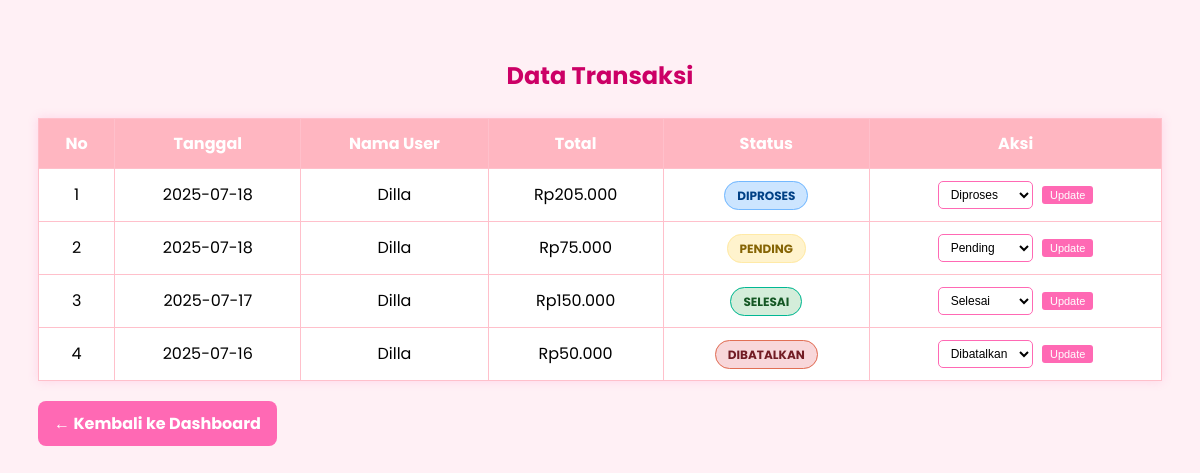
Screenshot of /admin/data_transaksi.php (signed in) with the database file from the repository.
### tables this page shows
CREATE TABLE transaksi (
    id_transaksi INT AUTO_INCREMENT PRIMARY KEY,
    id_user INT,
    tanggal DATE NOT NULL,
    total INT NOT NULL,
    status ENUM('pending','diproses','selesai','dibatalkan') DEFAULT 'pending',
    FOREIGN KEY (id_user) REFERENCES users(id)
);

CREATE TABLE users (
    id INT AUTO_INCREMENT PRIMARY KEY,
    nama_lengkap VARCHAR(100) NOT NULL,
    username VARCHAR(50) NOT NULL UNIQUE,
    password VARCHAR(255) NOT NULL,
    role ENUM('admin','user') DEFAULT 'user'
);

### admin/data_transaksi.php (the view, shortened to what this page needs)
<?php
include '../config/koneksi.php';
$query = "SELECT t.id_transaksi, t.tanggal, u.nama_lengkap, t.total, t.status
          FROM transaksi t
          JOIN users u ON t.id_user = u.id
          ORDER BY t.tanggal DESC";
$result = mysqli_query($conn, $query);
function getStatusClass($status) {
    switch(strtolower($status)) {
        case 'pending':
            return 'status-pending';
        case 'diproses':
            return 'status-diproses';
        case 'selesai':
            return 'status-selesai';
        case 'dibatalkan':
            return 'status-dibatalkan';
    }
}
function displayStatus($status) {
    return ucfirst($status);
}
?>
<!DOCTYPE html>
<html lang="id">
<head>
</head>
<body>
<h2>Data Transaksi</h2>
<table>
    <thead>
        <tr>
            <th>No</th>
            <th>Tanggal</th>
            <th>Nama User</th>
            <th>Total</th>
            <th>Status</th>
            <th>Aksi</th>
        </tr>
    </thead>
    <tbody>
        <?php if (mysqli_num_rows($result) > 0):
            $no = 1;
            while ($row = mysqli_fetch_assoc($result)) : ?>
                <tr>
                    <td><?= $no++; ?></td>
                    <td><?= $row['tanggal']; ?></td>
                    <td><?= $row['nama_lengkap']; ?></td>
                    <td>Rp<?= number_format($row['total'], 0, ',', '.'); ?></td>
<td><span class="status <?= getStatusClass($row['status']); ?>"><?= displayStatus($row['status']); ?></span></td>
                    <td>
                        <form method="POST" style="display: inline;">
                            <select name="status" class="status-select">
                                <option value="pending" <?= $row['status'] == 'pending' ? 'selected' : ''; ?>>Pending</option>
                                <option value="diproses" <?= $row['status'] == 'diproses' ? 'selected' : ''; ?>>Diproses</option>
                                <option value="selesai" <?= $row['status'] == 'selesai' ? 'selected' : ''; ?>>Selesai</option>
                                <option value="dibatalkan" <?= $row['status'] == 'dibatalkan' ? 'selected' : ''; ?>>Dibatalkan</option>
                            </select>
                            <button type="submit" name="update_status" class="update-btn">Update</button>
                        </form>
                    </td>
                </tr>
            <?php endwhile; ?>
        <?php else: ?>
            <tr><td colspan="6">Belum ada transaksi.</td></tr>
        <?php endif; ?>
    </tbody>
</table>
<a href="dashboard.php" class="back">← Kembali ke Dashboard</a>
</body>
</html>

### admin/data_transaksi.php (style rules this page uses)
body { font-family: 'Poppins', sans-serif; background-color: #fff0f5; padding: 30px; }
h2 { color: #cc0066; text-align: center; }
table { width: 100%; border-collapse: collapse; margin-top: 25px; background-color: #fff; box-shadow: 0 0 10px rgba(255, 105, 180, 0.2); }
th, td { padding: 12px; border: 1px solid #ffc0cb; text-align: center; }
th { background-color: #ffb6c1; color: #fff; }
.back { display: inline-block; margin-top: 20px; text-decoration: none; background: #ff69b4; color: white; padding: 10px 16px; border-radius: 8px; font-weight: bold; }
.status { padding: 5px 12px; border-radius: 20px; font-size: 12px; font-weight: bold; text-transform: uppercase; }
.status-pending { background-color: #fff3cd; color: #856404; border: 1px solid #ffeaa7; }
.status-diproses { background-color: #cce5ff; color: #004085; border: 1px solid #74b9ff; }
.status-selesai { background-color: #d4edda; color: #155724; border: 1px solid #00b894; }
.status-dibatalkan { background-color: #f8d7da; color: #721c24; border: 1px solid #e17055; }
.status-select { padding: 5px 8px; border: 1px solid #ff69b4; border-radius: 5px; background: white; font-size: 12px; }
.update-btn { padding: 3px 8px; background: #ff69b4; color: white; border: none; border-radius: 3px; font-size: 11px; cursor: pointer; margin-left: 5px; }

### rows the page displays
transaksi: tanggal "2025-07-18", id_user.nama_lengkap "Dilla", total "205.000", status "DIPROSES", status "Diproses"
transaksi: tanggal "2025-07-18", id_user.nama_lengkap "Dilla", total "75.000", status "PENDING", status "Pending"
transaksi: tanggal "2025-07-17", id_user.nama_lengkap "Dilla", total "150.000", status "SELESAI", status "Selesai"
transaksi: tanggal "2025-07-16", id_user.nama_lengkap "Dilla", total "50.000", status "DIBATALKAN", status "Dibatalkan"
